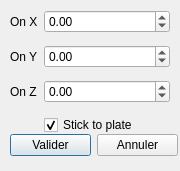
<?xml version="1.0" encoding="UTF-8"?>
<ui version="4.0">
 <class>moveDialog</class>
 <widget class="QDialog" name="moveDialog">
  <property name="geometry">
   <rect>
    <x>0</x>
    <y>0</y>
    <width>180</width>
    <height>171</height>
   </rect>
  </property>
  <property name="focusPolicy">
   <enum>Qt::StrongFocus</enum>
  </property>
  <property name="windowTitle">
   <string>Dialog</string>
  </property>
  <property name="modal">
   <bool>true</bool>
  </property>
  <widget class="QWidget" name="formLayoutWidget">
   <property name="geometry">
    <rect>
     <x>10</x>
     <y>10</y>
     <width>160</width>
     <height>126</height>
    </rect>
   </property>
   <layout class="QFormLayout" name="formLayout">
    <property name="verticalSpacing">
     <number>12</number>
    </property>
    <item row="0" column="0">
     <widget class="QLabel" name="label">
      <property name="text">
       <string>On X</string>
      </property>
     </widget>
    </item>
    <item row="0" column="1">
     <widget class="QDoubleSpinBox" name="XSpinBox">
      <property name="minimum">
       <double>-1000.000000000000000</double>
      </property>
      <property name="maximum">
       <double>1000.000000000000000</double>
      </property>
      <property name="singleStep">
       <double>10.000000000000000</double>
      </property>
     </widget>
    </item>
    <item row="1" column="0">
     <widget class="QLabel" name="label_2">
      <property name="text">
       <string>On Y</string>
      </property>
     </widget>
    </item>
    <item row="1" column="1">
     <widget class="QDoubleSpinBox" name="YSpinBox">
      <property name="minimum">
       <double>-1000.000000000000000</double>
      </property>
      <property name="maximum">
       <double>1000.000000000000000</double>
      </property>
      <property name="singleStep">
       <double>10.000000000000000</double>
      </property>
     </widget>
    </item>
    <item row="2" column="0">
     <widget class="QLabel" name="label_3">
      <property name="text">
       <string>On Z</string>
      </property>
     </widget>
    </item>
    <item row="2" column="1">
     <widget class="QDoubleSpinBox" name="ZSpinBox">
      <property name="readOnly">
       <bool>false</bool>
      </property>
      <property name="minimum">
       <double>-1000.000000000000000</double>
      </property>
      <property name="maximum">
       <double>1000.000000000000000</double>
      </property>
      <property name="singleStep">
       <double>10.000000000000000</double>
      </property>
     </widget>
    </item>
    <item row="3" column="1">
     <widget class="QCheckBox" name="stickOnPlate">
      <property name="text">
       <string>Stick to plate</string>
      </property>
      <property name="checked">
       <bool>true</bool>
      </property>
     </widget>
    </item>
   </layout>
   <zorder>label</zorder>
   <zorder>label_2</zorder>
   <zorder>label_3</zorder>
   <zorder>YSpinBox</zorder>
   <zorder>ZSpinBox</zorder>
   <zorder>XSpinBox</zorder>
   <zorder>stickOnPlate</zorder>
  </widget>
  <widget class="QWidget" name="horizontalLayoutWidget">
   <property name="geometry">
    <rect>
     <x>10</x>
     <y>130</y>
     <width>168</width>
     <height>31</height>
    </rect>
   </property>
   <layout class="QHBoxLayout" name="horizontalLayout">
    <item>
     <widget class="QPushButton" name="validateButton">
      <property name="text">
       <string>Valider</string>
      </property>
     </widget>
    </item>
    <item>
     <widget class="QPushButton" name="cancelButton">
      <property name="text">
       <string>Annuler</string>
      </property>
     </widget>
    </item>
   </layout>
  </widget>
 </widget>
 <resources/>
 <connections/>
</ui>
